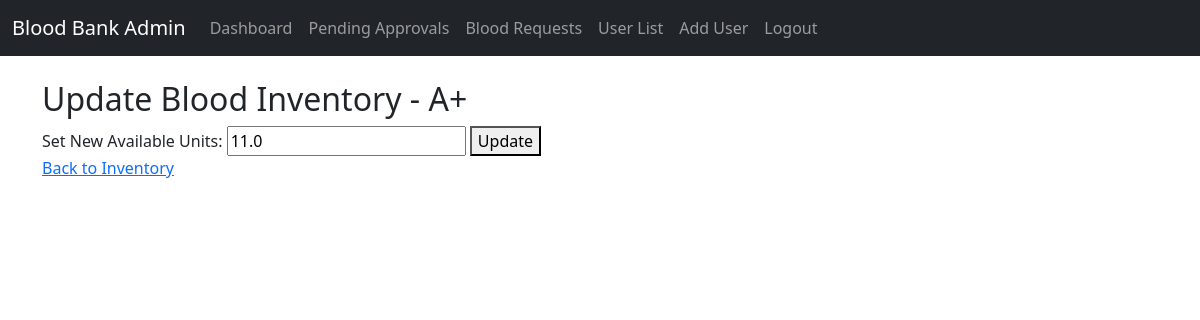
The page /inventory/update/1/ (signed in) on the database as committed earlier.
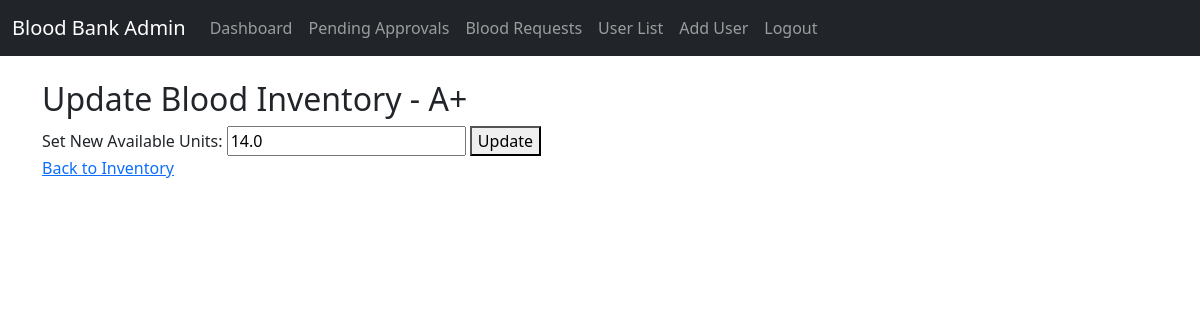
The same page on the database as committed later.
### myapp/models.py (models this page shows, shortened)
class BloodInventory(models.Model):
    admin = models.ForeignKey(CustomUser, on_delete=models.CASCADE, limit_choices_to={'user_type': "1"})
    blood_group = models.CharField(max_length=4, choices=CustomUser.BLOOD_GROUPS)
    available_units = models.FloatField()

### myapp/views.py (the view)
# urls.py: path('inventory/update/<int:inventory_id>/', views.update_blood_inventory, name='update_blood_inventory'),
@login_required
@user_passes_test(is_admin)
def update_blood_inventory(request, inventory_id):
    inventory = get_object_or_404(BloodInventory, id=inventory_id, admin=request.user)
    if request.method == "POST":
        new_units = float(request.POST['units'])
        inventory.available_units = new_units
        inventory.save()
        messages.success(request, f"Updated {inventory.blood_group} inventory to {new_units} units.")
        return redirect('blood_inventory')
    return render(request, 'admin/update_blood_inventory.html', {'inventory': inventory})

### myapp/views.py (called while the page is built)
def is_admin(user):
    return user.is_authenticated and user.user_type == "1"

### myapp/templates/admin/update_blood_inventory.html (shortened to what this page needs)
{% extends "admin/admin_base.html" %}
{% block content %}
<h2>Update Blood Inventory - {{ inventory.blood_group }}</h2>
<form method="POST">
    <label for="units">Set New Available Units:</label>
    <input type="number" name="units" step="0.1" value="{{ inventory.available_units }}" required>
    <button type="submit">Update</button>
</form>
<a href="{% url 'blood_inventory' %}">Back to Inventory</a>
{% endblock %}

Rows that differ between the two databases and show on the page:
changed BloodInventory: units "11.0" → "14.0"
